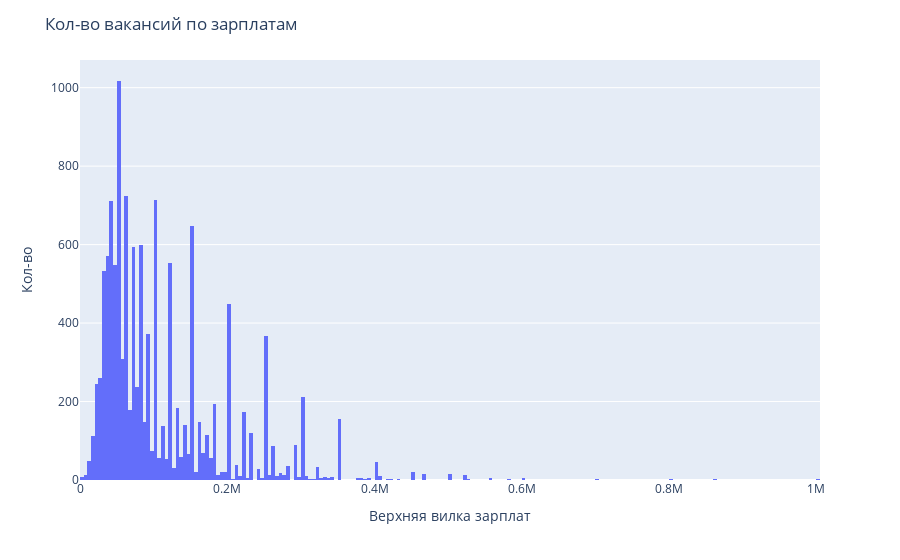

Notebook code cell kept with this figure:
### Code cell
# Предварительный анализ показал примерный размер базы данных вакансий а также кол-во регионов представленных в ней и работодателей из разных сфер деятельности что таблица достаточна большая с 5 разными взаимосвязанными таблицами
# Самым большим регионом с вакансиями ожидаемо Москва, мы имее 24073 у которых указано хотябы одна из двух зарплатных вилок, также у меня написан запрос в выводах по детальному анализу который показывает что количество вакансий где указана только нижняя вилка или нижняя + верхняя больше чем где просто верхняя и верх + нижняя 
# логично предположить что топ по количеству вакансий будет состоять из игроков крупного бизнеса и самый крупным регионом из представленных будет Россия, также достаточно большой % работодателей не указывают сферу деятельности (Лень или возможно что она настолько очевидна =) как например у сбербанка понятно что зарождался он как фирма связанная с банковскими услугами, достаточно много компаний занимающихся разработкой ПО 
# Приятно что в предметной анализе идёт разбор DS хотя тут не понятна за какой год данные т.к этот рынок скаканул за последние пару лет и со стремительным взлётом и популярность AI который уже вошёл куда только можно   и эта База данных это уже может быть не совсем актуально но для обучения самое то 
# очень хотелось составить небольшую визуализацию и выбрал я зарплаты вакансий верхнюю вилку 
query = query_6_5 = f'''SELECT salary_to "Верхняя вилка зарплат"
        FROM public.vacancies  
        
'''
df = pd.read_sql_query(query, connection)
df 
fig = px.histogram(df, x="Верхняя вилка зарплат")
fig.update_layout(title="Кол-во вакансий по зарплатам",               
                  xaxis_title="Верхняя вилка зарплат", yaxis_title="Кол-во")
fig.show()
df = pd.read_sql_query(query, connection)
df 
# по графику видно хороший такой разброс, выбросы, также видно что самая популярная верхняя вилка зп находится на отметке 50 54.99 на втором месте 60 64.99

### Figure 1 — Plotly figure (JSON) as saved in the notebook; plotly's stock layout.template omitted (floating-point values rounded to 4 significant figures; data arrays with more than 128 entries replaced by an {"elided": "..."} marker saying what was removed)
{"data": [{"alignmentgroup": "True", "bingroup": "x", "hovertemplate": "Верхняя вилка зарплат=%{x}<br>count=%{y}<extra></extra>", "legendgroup": "", "marker": {"color": "#636efa", "pattern": {"shape": ""}}, "name": "", "offsetgroup": "", "orientation": "v", "showlegend": false, "type": "histogram", "x": {"elided": "49197 int values"}, "xaxis": "x", "yaxis": "y"}], "layout": {"barmode": "relative", "legend": {"tracegroupgap": 0}, "margin": {"t": 60}, "title": {"text": "Кол-во вакансий по зарплатам"}, "xaxis": {"anchor": "y", "domain": [0, 1], "title": {"text": "Верхняя вилка зарплат"}}, "yaxis": {"anchor": "x", "domain": [0, 1], "title": {"text": "Кол-во"}}}}
